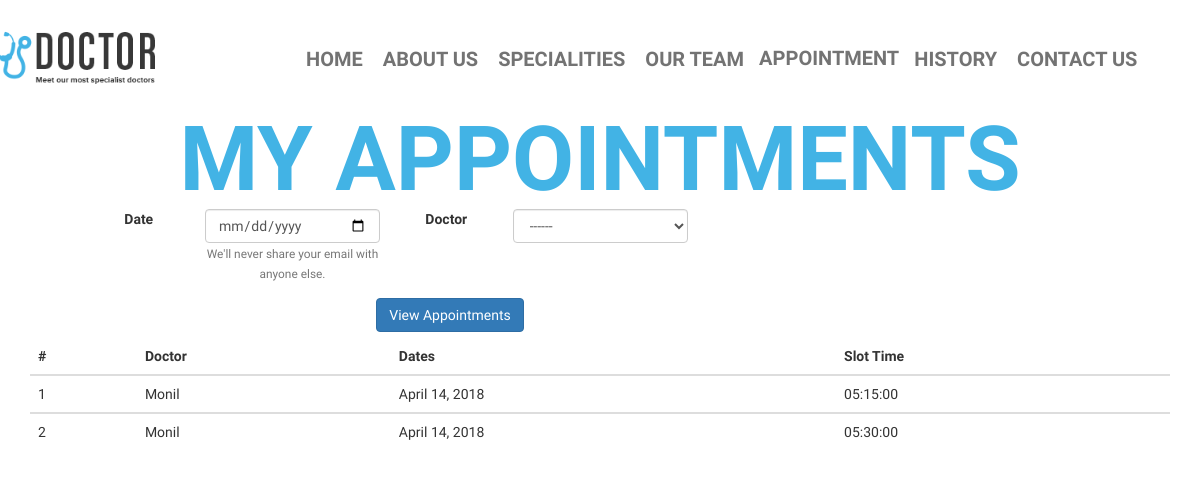
/myappoint/ (signed in), run on an earlier commit of the app's database.
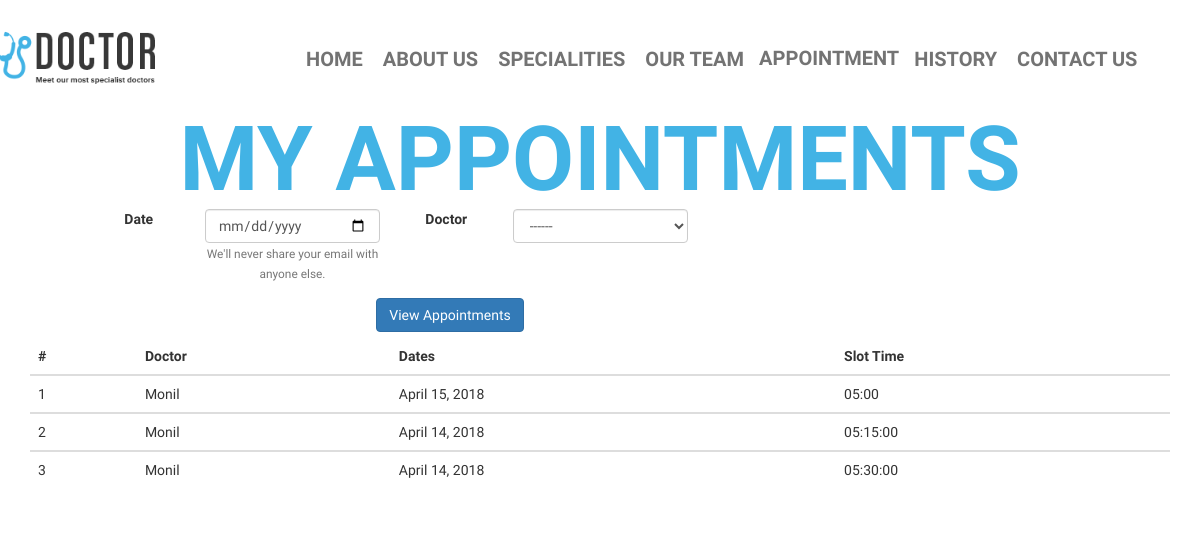
And on a later commit of the database.
### catalog/models.py (models this page shows)
class Appointment(models.Model):
    u_id=models.ForeignKey(User,on_delete=models.CASCADE)
    Doctor_id=models.ForeignKey(Doctor,on_delete=models.CASCADE)
    Slot_Time=models.ForeignKey(Slots,on_delete=models.CASCADE)
    Date=models.DateField()
    Taken_time=models.TimeField()
    def __str__(self):
        tp=str(self.Date)
        ta=str(self.Slot_Time)
        return '{0} {1}'.format(tp,ta)
        return (tp,ta)

class Doctor(models.Model):
    u_id=models.OneToOneField(User,on_delete=models.CASCADE)
    First_Name=models.CharField(max_length=40)
    Last_Name=models.CharField(max_length=40)
    Middle_Name=models.CharField(max_length=40)
    Address=models.CharField(max_length=200)
    Date_Of_Birth=models.DateField()
    Blood_Grp=models.CharField(max_length=8)
    Degree=models.CharField(max_length=100)
    Description=models.CharField(max_length=200)
    Profile_pic= models.FileField(upload_to="profilepics/")
    def __str__(self):
        full_name=self.First_Name+self.Middle_Name+self.Last_Name
        return self.First_Name

class Slots(models.Model):
    Doctor_id=models.ForeignKey(Doctor,on_delete=models.CASCADE)
    Slot_Time = models.CharField(max_length=15)
    def __str__(self):
        return str(self.Slot_Time)

### catalog/views.py (the view, shortened to what this page needs)
# urls.py: url(r'^myappoint/$',views.myappoint,name='myappoint'),
def myappoint(request):
    username=request.user
    print(username.id)
    d=Doctor.objects.filter(u_id=username.id)
    u=Patient.objects.filter(u_id=username.id)
    print(d)
    print(u)
    print(username.id)
    Doctor_logged_in=Doctor.objects.none()
    Patient_logged_in=Patient.objects.none()
    if u:
        Patient_logged_in=u
        print("Logged In user is Patient")
    if d:
        return redirect('/home/')
        Doctor_logged_in=d
        print("Logged In User Is Doctor")
    print(Patient_logged_in)
    logu=request.user
    doctors=Doctor.objects.all()
    App=Appointment.objects.filter(u_id=logu).order_by('-Date')
    print(App)
    print(App)
    doctors=Doctor.objects.all()
    return render(
            request,
            'myappoint.html',
            context={'App':App,'Doctor_logged_in':Doctor_logged_in,'Patient_logged_in':Patient_logged_in,'doctors':doctors}
        )

### catalog/models.py (called while the page is built)
    def __str__(self):
        full_name=self.First_Name+self.Middle_Name+self.Last_Name
        return '{0} {1} {2} {3} {4} {5} {6}'.format(self.u_id,self.First_Name,self.Last_Name,self.Middle_Name,self.Address,self.Date_Of_Birth,self.Profile_pic)
        """
        Returns the url to access a detail record for this book.
        """

### catalog/templates/myappoint.html (shortened to what the changed rows need)
{% load static%}
<!DOCTYPE html>
<html lang="en">
<head>
  <link rel="stylesheet" type="text/css" href="https://netdna.bootstrapcdn.com/bootstrap/3.1.1/css/bootstrap.min.css">
  <link rel="stylesheet" href="https://maxcdn.bootstrapcdn.com/bootstrap/3.3.7/css/bootstrap.min.css">
  <link rel="stylesheet" href="https://maxcdn.bootstrapcdn.com/bootstrap/3.3.7/css/bootstrap.min.css">
  <link rel="stylesheet" href="{% static 'main/css/font-awesome.min.css' %} ">
  <link rel="stylesheet" href="{% static 'main/css/bootstrap.min.css' %}">
  <link rel="stylesheet" href="{% static 'main/css/style.css' %} ">
</head>
<body>
  <section class="takeapoint text-center" id="">
    <div class="container">
      <div class="row">
        <h2>My Appointments</h2>
      </div>
    </div>
  </section>
  <section class ="tableborder" id="tableborder">
    <div class="container">
     <div class="table-responsive">
        <table class="table">
          <thead>
            <tr>
              <th>#</th>
              <th>Doctor</th>
              <th>Dates</th>
              <th>Slot Time</th>
            </tr>
          </thead>
          <tbody>
          {% for appoint in App %}
            <tr>
              <td>{{forloop.counter}}</td>
              <td>{{appoint.Doctor_id}}</td>
              <td>{{appoint.Date}}</td>
              <td>{{appoint.Slot_Time}}</td>
            </tr>
          </tbody>
          {% endfor %}
        </table>
    </div>
  </section>

What changed in the data, as far as the page shows it:
added Appointment: Doctor_id "Monil", Date "April 15, 2018", Slot_Time "05:00"
